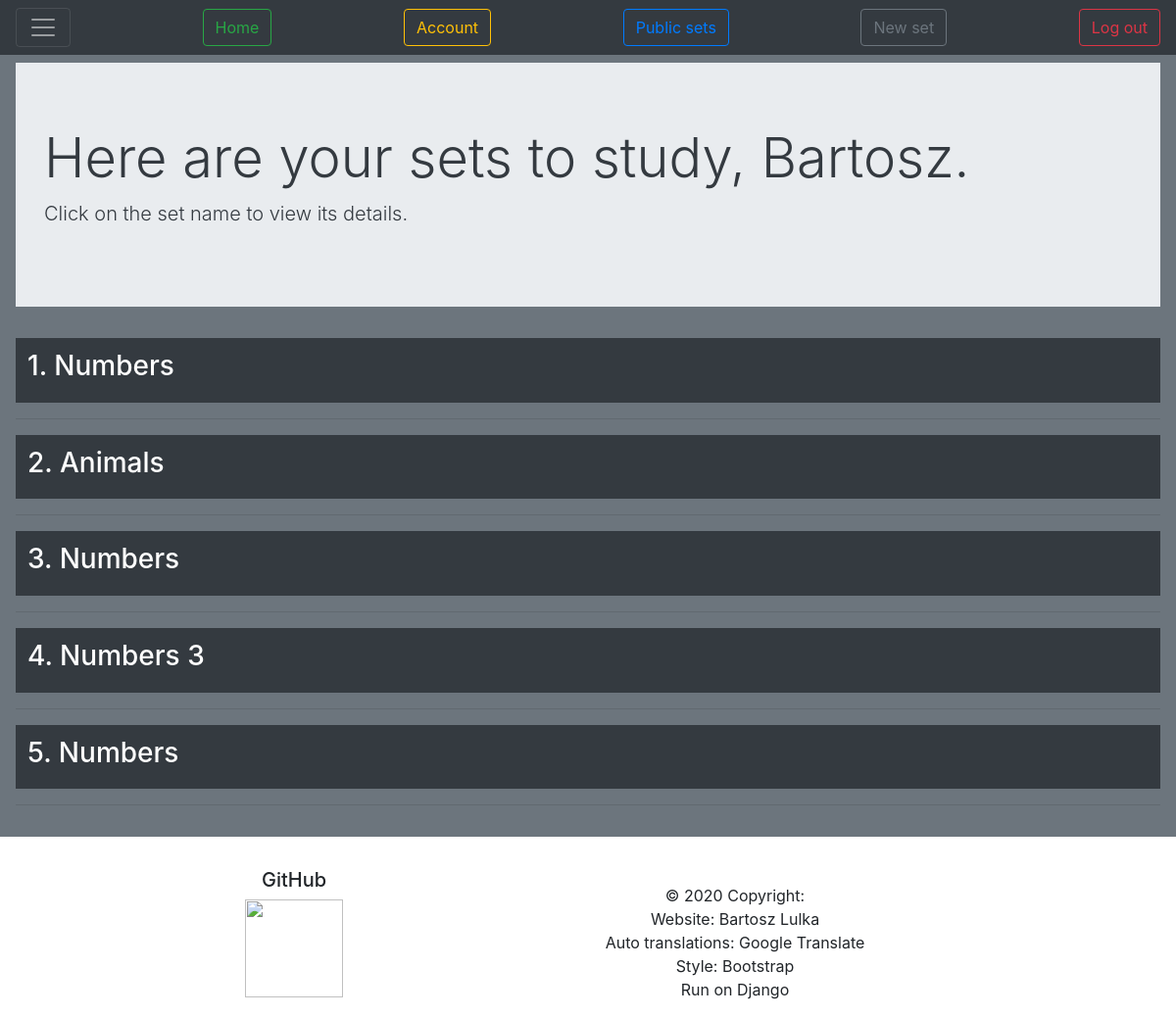
/cards/home/ (signed in), run on an earlier commit of the app's database.
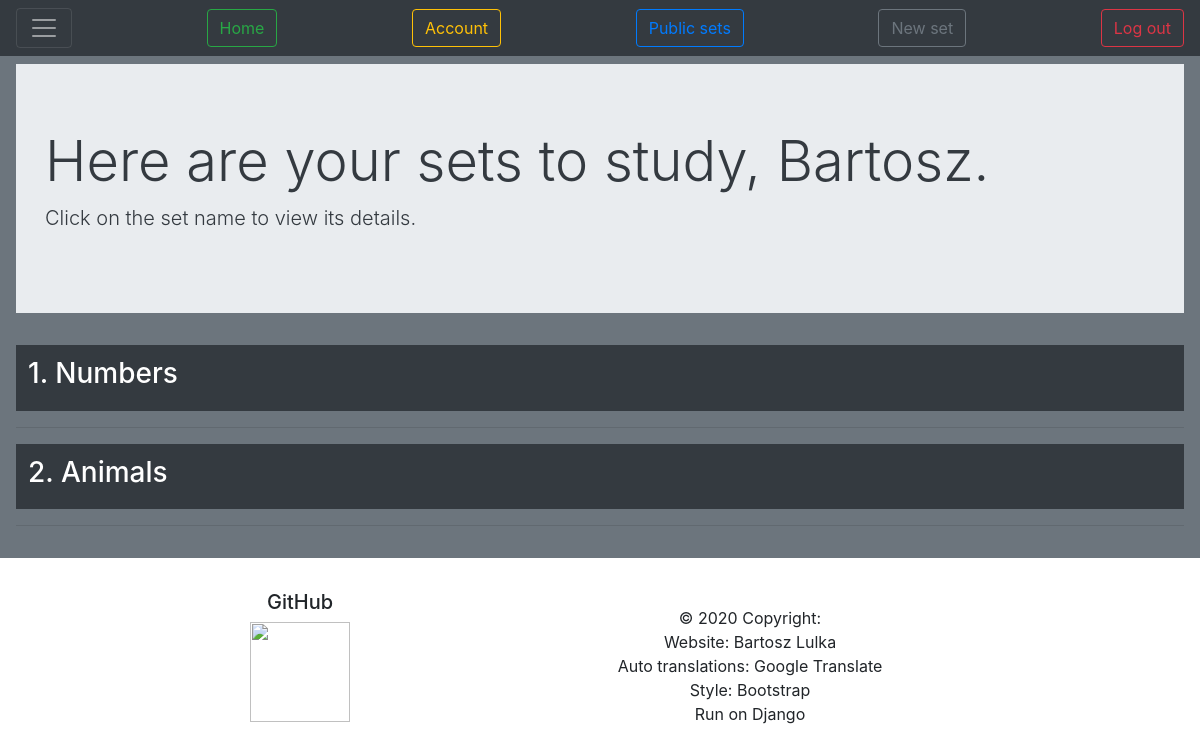
And on a later commit of the database.
### Cards/models.py (models this page shows, shortened)
class CardFolder(models.Model):
    user = models.ForeignKey(User, on_delete=models.CASCADE)
    name = models.CharField(max_length=200)
    create_date = models.DateField(auto_now_add=True)
    edit_date = models.DateField(auto_now=True)
    lang1 = models.CharField(max_length=5, choices=langcodes.LangCodes, default="en")
    lang2 = models.CharField(max_length=5, choices=langcodes.LangCodes, default="pl")
    lang3 = models.CharField(max_length=5, choices=langcodes.LangCodes, default="ja", blank=True)
    lang4 = models.CharField(max_length=5, choices=langcodes.LangCodes, default="es", blank=True)
    lang5 = models.CharField(max_length=5, choices=langcodes.LangCodes, default="de", blank=True)
    score = models.SmallIntegerField(default=0)
    comment = models.CharField(max_length=400, blank=True)
    public = models.BooleanField(default=False)
    def get_langs(self, item=False):
        langs = (self.lang1, self.lang2, self.lang3, self.lang4, self.lang5)
        lang_choices = []
        lang_values = []
        lang_keys = []
        for i in langs:
            if i != "":
                value = langcodes.LangCodesDict[i].capitalize()
                lang_choices.append((i, value))
                lang_values.append(value)
                lang_keys.append(i)
        if item == 'value':
            return lang_values
        if item == 'key':
            return lang_keys
        else:
            return lang_choices
    def langs_keys(self):
        langs = [self.lang1, self.lang2, self.lang3, self.lang4, self.lang5]
        true_langs = []
        for i in langs:
            if i != "":
                true_langs.append(i)
        return true_langs
    def langs_no(self):
        return len(self.get_langs())
    langs_no.short_description = "No of languages"

### Cards/views.py (the view)
# urls.py: path('home/', views.home, name='home'),
@login_required
def home(request):
    return render(request, 'Cards/index.html')

### Cards/templatetags/get_obj.py (called while the page is built)
@register.simple_tag
def get_card(lang, multicard):
    try:
        mcard = Card.objects.get(language=lang, multi_card=multicard)
    except Card.DoesNotExist:
        mcard = None
    return mcard

@register.filter
def width(languages):
    length = len(languages)
    return 94 / length

### Cards/templates/Cards/index.html (shortened to what this page needs)
{% extends "base.html" %}
{% block styles %}
{% load get_obj %}
{% endblock %}
{% block nav_buttons %}
<a href="{% url 'account_overview' %}"><button type="button" class="btn btn-outline-warning">Account</button></a>
<a href="{% url 'public_sets' %}"><button type="button" class="btn btn-outline-primary">Public sets</button></a>
<a href="{% url 'add_folder' %}"><button type="button" class="btn btn-outline-secondary">New set</button></a>
{% endblock nav_buttons %}
{% block body %}
<div class="jumbotron jumbotron-fluid">
  <div class="container">
    <div class="text-dark">
    <h1 class="display-4">Here are your sets to study, {{ user }}.</h1>
    <p class="lead">Click on the set name to view its details.</p>
    </div>
  </div>
</div>
  {% for folder in user.cardfolder_set.all %}
    <table class="table table-hover table-dark table-borderless" style="border-collapse:collapse;">
      <thead>
        <tr data-toggle="collapse" data-target="#b{{folder.id}}" class="clickable collapse-row collapsed">
          <th colspan="{{folder.langs_no|add:'-3'}}">
            <h3>
              {{ forloop.counter }}. {{ folder.name }}
            </h3>
          </th>
          <th class="hiddenRow" colspan=3>
          </th>
        </tr>
        </thead>
    </table>
  <hr/>
  {% endfor %}
{% endblock %}

### Cards/templates/base.html (shortened to what this page needs)
{% load static %}
<html lang="en">
<head>
    <link rel="stylesheet" href="https://stackpath.bootstrapcdn.com/bootstrap/4.5.0/css/bootstrap.min.css">
</head>
<div class="p-3 mb-2 bg-secondary text-white">
<body>
<div class="fixed-top">
<nav class="navbar navbar-dark bg-dark">
    <button class="navbar-toggler" type="button" data-toggle="collapse" data-target="#navbarToggleExternalContent" aria-controls="navbarToggleExternalContent" aria-expanded="false" aria-label="Toggle navigation">
      <span class="navbar-toggler-icon"></span>
    </button>
    <a href="{% url 'home' %}"><button type="button" class="btn btn-outline-success">Home</button></a>
    {% block nav_buttons %}
    {% endblock nav_buttons %}
    <a href="{% url 'logout' %}"><button type="button" class="btn btn-outline-danger">Log out</button></a>
</nav>
</div>
<br/><br/>
    {% block body %}
    {% endblock body %}
</body>
</div>
<footer class="page-footer font-small blue pt-4">
  <div class="container-fluid text-center text-md-center">
    <div class="row">
      <div class="col-md-6 mt-md-0 mt-3">
        <h5>GitHub</h5>
            <a href="https://github.com/Solurix/Flashcards-Django"><img src="https://github.githubassets.com/images/modules/logos_page/GitHub-Mark.png" width="100" height="100"></a>
      </div>
      <div class="col-md-3 mb-md-0 mb-3">
<div class="footer-copyright text-center py-3">© 2020 Copyright:<br/>
    Website: Bartosz Lulka<br/>
    Auto translations: Google Translate<br/>
    Style: Bootstrap<br/>
    Run on Django<br/>
  </div>
      </div>
    </div>
  </div>
</footer>
</html>

### Cards/templates/Cards/index.html (style rules this page uses)
.hiddenRow { padding: 0 !important; }

What changed in the data, as far as the page shows it:
removed CardFolder: name "Numbers"
removed CardFolder: name "Numbers 3"
removed CardFolder: name "Numbers"
